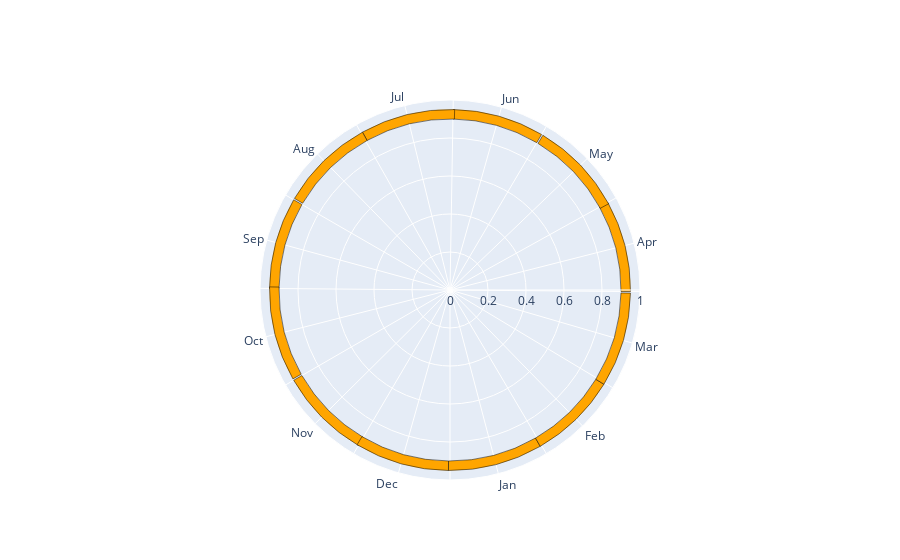

The cell this chart's notebook holds for it:
### Code cell
y=Year_Data(2024)
d_to_degree = 360 / len(y)

months = [date(y.year, i, 1) for i in range(1,13)] + [date(y.year+1, 1, 1)]
theta, width = cc.events_to_polar(months, days_to_theta = d_to_degree)
minor_ticks = [d_to_degree * y.int_from_date(date(y.year, m, 1)) for m in range(1,13)]


fig = go.Figure()
fig.add_trace(go.Barpolar(base=[.9] * 12, r=[.05] * 12,
                          theta=theta,
                          width=width,
                          marker_color="orange",
                          marker_line_color="black",
                          )
              )
tickvals = []
for u, v in zip(theta, minor_ticks):
    tickvals.append(u)
    tickvals.append(v)
ticktext = []
for m in calendar.month_abbr[1:]:
    ticktext.append(m)
    ticktext.append("")

fig.update_polars(
    dict(
        angularaxis=dict(
            rotation=-90,
            tickmode="array",
            tickvals=tickvals,
            ticktext=ticktext
        ),
    ),
    #margin = dict(t=0, l=0, r=0, b=0),
)
fig.update_layout(dict(height=1000))
fig.show()

### Figure 1 — Plotly figure (JSON) as saved in the notebook; plotly's stock layout.template omitted (floating-point values rounded to 4 significant figures)
{"data": [{"base": [0.9, 0.9, 0.9, 0.9, 0.9, 0.9, 0.9, 0.9, 0.9, 0.9, 0.9, 0.9], "marker": {"color": "orange", "line": {"color": "black"}}, "r": [0.05, 0.05, 0.05, 0.05, 0.05, 0.05, 0.05, 0.05, 0.05, 0.05, 0.05, 0.05], "theta": [14.75, 44.26, 73.77, 104.3, 133.8, 164.3, 193.8, 224.3, 254.8, 284.3, 314.8, 344.3], "type": "barpolar", "width": [30.49, 28.52, 30.49, 29.51, 30.49, 29.51, 30.49, 30.49, 29.51, 30.49, 29.51, 30.49]}], "layout": {"autosize": true, "polar": {"angularaxis": {"rotation": -90, "tickmode": "array", "ticktext": ["Jan", "", "Feb", "", "Mar", "", "Apr", "", "May", "", "Jun", "", "Jul", "", "Aug", "", "Sep", "", "Oct", "", "Nov", "", "Dec", ""], "tickvals": [14.75, 0, 44.26, 30.49, 73.77, 59.02, 104.3, 89.51, 133.8, 119.0, 164.3, 149.5, 193.8, 179.0, 224.3, 209.5, 254.8, 240, 284.3, 269.5, 314.8, 300, 344.3, 329.5], "type": "linear"}, "radialaxis": {"autorange": true, "range": [0, 1], "type": "linear"}}}}
